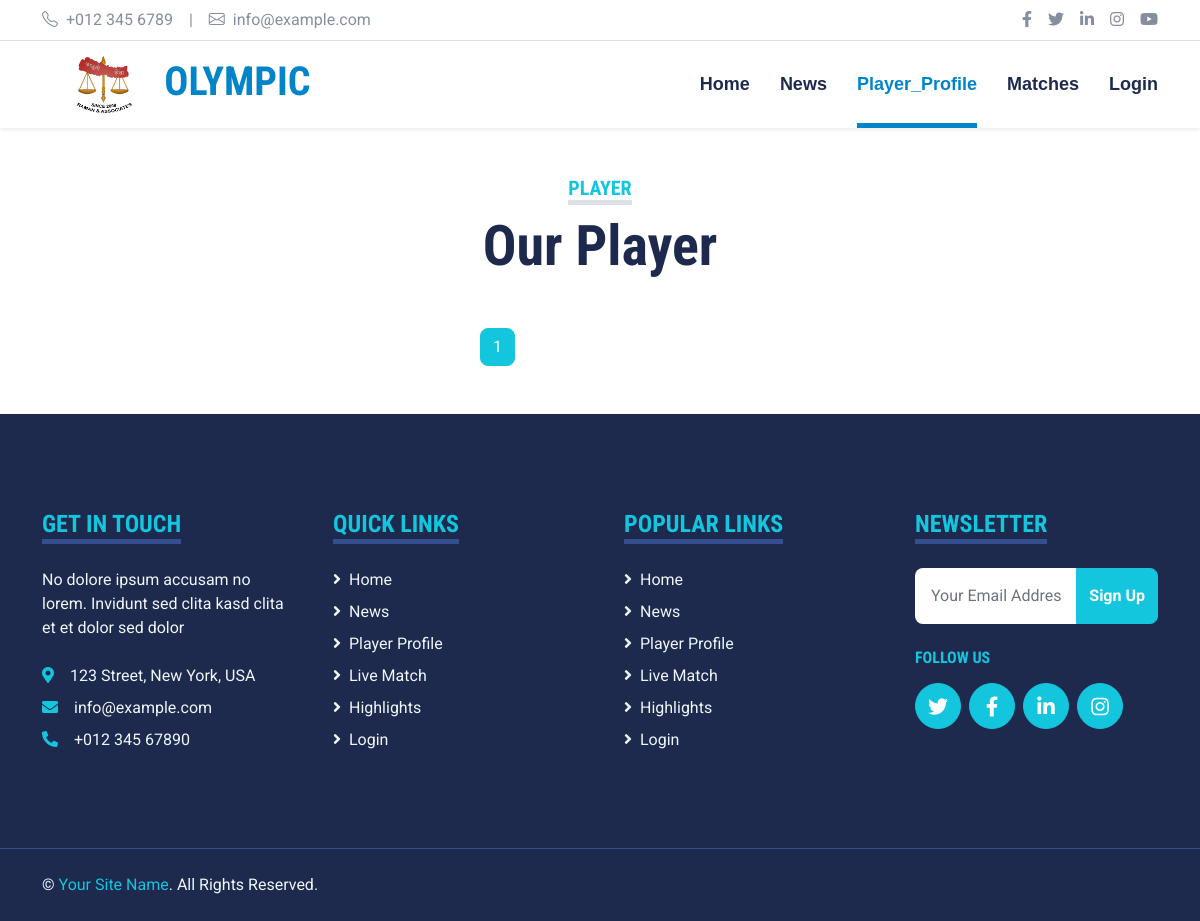
Page /players/ on the earlier database version.
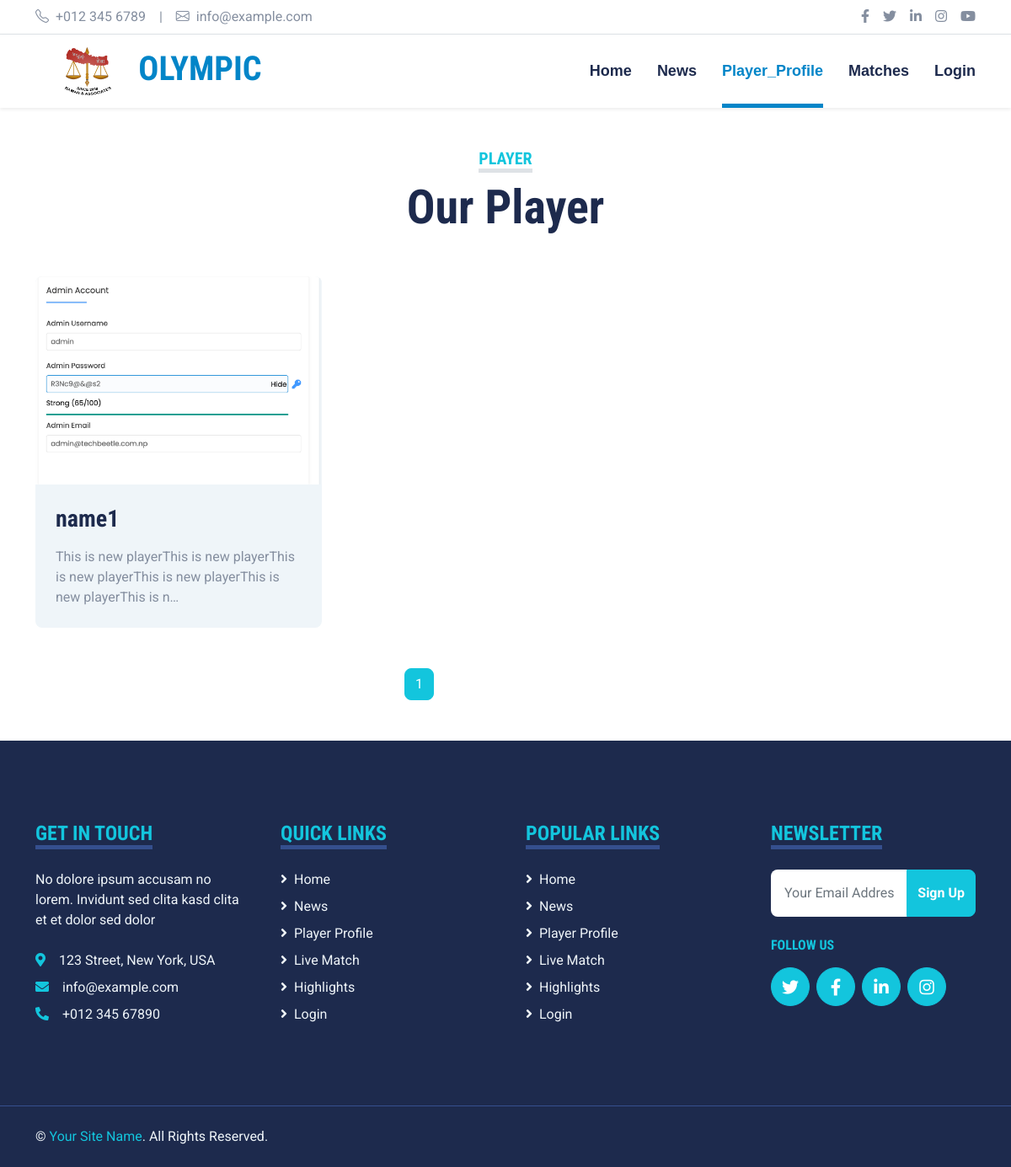
Same page on the later database version.
### broadcast/models.py (models this page shows, shortened)
class PlayerProfile(models.Model):
    name = models.CharField(max_length=100)
    profile = models.ImageField(upload_to='profile/')
    desc = models.TextField()
    @property
    def short_desc(self):
        return truncatechars(self.desc, 100)

### home/views.py (the view)
# urls.py: path('players/', views.PlayerProfileListView.as_view(), name='player'),
class PlayerProfileListView(ListView):
    model = PlayerProfile
    context_object_name = 'players'
    template_name = 'home/player.html'
    paginate_by = 12
    def get_context_data(self,*args, **kwargs):
        context = super().get_context_data(**kwargs)
        context['active'] = 'players'
        return context

### home/templates/home/player.html (shortened to what this page needs)
{% extends 'home/base.html' %}
{% load static %}
{% block body %}
    <div class="container-fluid py-5">
        <div class="container">
            <div class="text-center mx-auto mb-5" style="max-width: 500px;">
                <h5 class="d-inline-block text-primary text-uppercase border-bottom border-5">Player</h5>
                <h1 class="display-4">Our Player</h1>
            </div>
            <div class="row g-5">
                {% for player in players %}
                    <div class="col-xl-4 col-lg-6">
                        <div class="bg-light rounded overflow-hidden">
                            <img class="img-fluid w-100"
                                 src="{{ player.profile.url }}"
                                 alt="">
                            <div class="p-4">
                                <a class="h3 d-block mb-3" href="{% url 'home:players_details' player.pk %}">{{ player.name }}</a>
                                <p class="m-0">{{ player.short_desc }}</p>
                            </div>
                        </div>
                    </div>
                {% endfor %}
            </div>
        </div>
    </div>
    <nav aria-label="Page navigation" style="margin-left: 40%;">
        <ul class="pagination">
            {% for n in page_obj.paginator.page_range %}
                {% if page_obj.number == n %}
                    <li class="page-item active">
                        <span class="page-link">{{ n }}<span class="sr-only">(current)</span></span>
                    </li>
                {% elif n > page_obj.number|add:'-3' and n < page_obj.number|add:'3' %}
                    <li class="page-item"><a class="page-link" href="?page={{ n }}">{{ n }}</a></li>
                {% endif %}
            {% endfor %}
               </ul>
    </nav>
{% endblock %}

Differences in the rows shown:
added PlayerProfile: profile (picture), name "name1", short_desc "This is new playerThis is new playerThis is new playerThis is new playerThis is new playerThis is n…"
